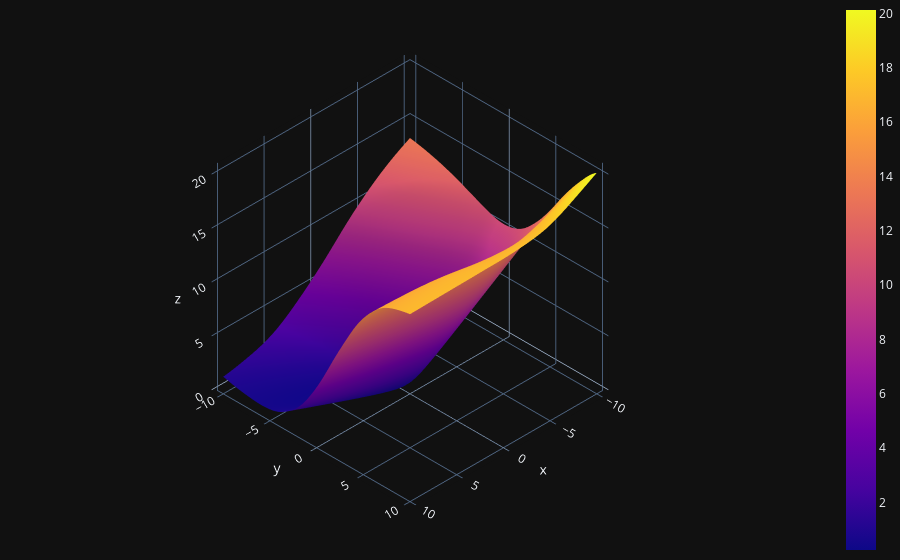

The cell this chart's notebook holds for it:
### Code cell
import plotly.graph_objects as go

fig = (go.Figure(data=[go.Surface(z=L, x=W11, y=W22, opacity = 1)]))

fig.update_layout(template= "plotly_dark", margin=dict(l=0, r=0, b=0, t=0))
fig.layout.scene.camera.projection.type = "orthographic"
fig.show()

### Figure 1 — Plotly figure (JSON) as saved in the notebook; plotly's stock layout.template omitted (floating-point values rounded to 4 significant figures; data arrays with more than 128 entries replaced by an {"elided": "..."} marker saying what was removed)
{"data": [{"opacity": 1, "type": "surface", "x": {"elided": "100x100 float values"}, "y": {"elided": "100x100 float values"}, "z": {"elided": "100x100 float values"}}], "layout": {"margin": {"b": 0, "l": 0, "r": 0, "t": 0}, "scene": {"camera": {"projection": {"type": "orthographic"}}}}}
